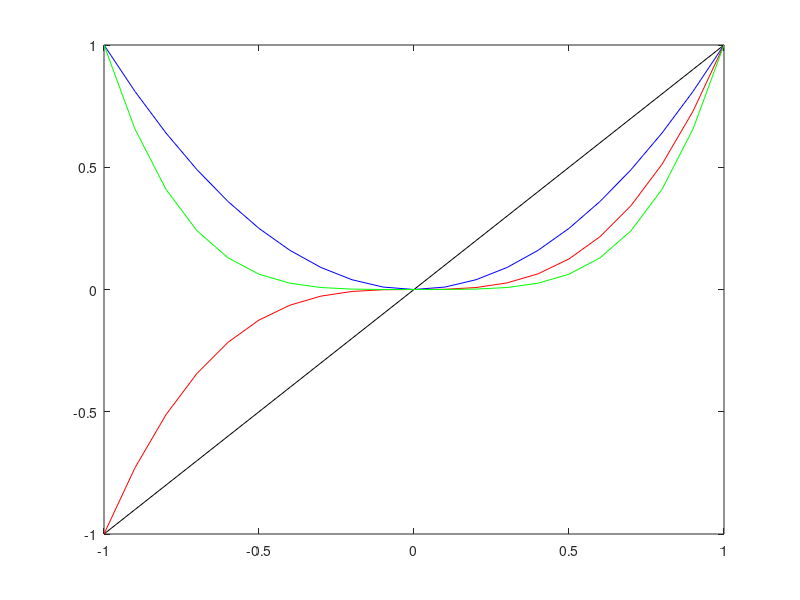

This figure's MATLAB source:
%mygraphs
%plots the graphs of x, x^2, x^3, x^4
%on the interval [1,-1]

%fix the domain and evaluation points
x= -1:.1:1;

%calucate powers
%x1 is just x

x2 = x.^2;
x3 = x.^3;
x4 = x.^4;

%plot each of the graphs
plot (x,x,'black', x,x2,'blue',x,x3,'red',x,x4,'green')
